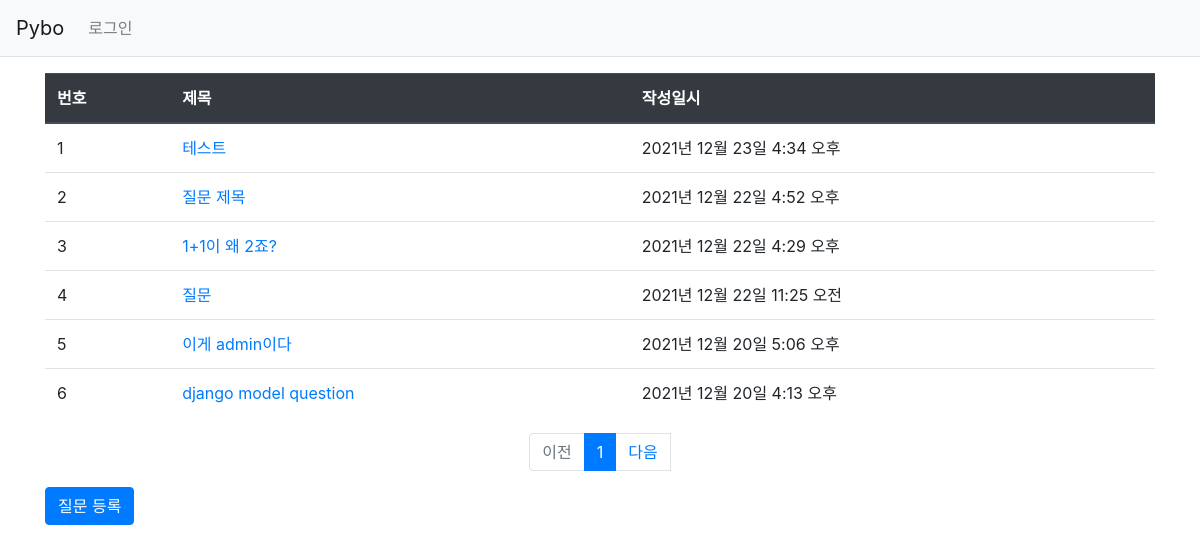
Page /pybo/ on the earlier database version.
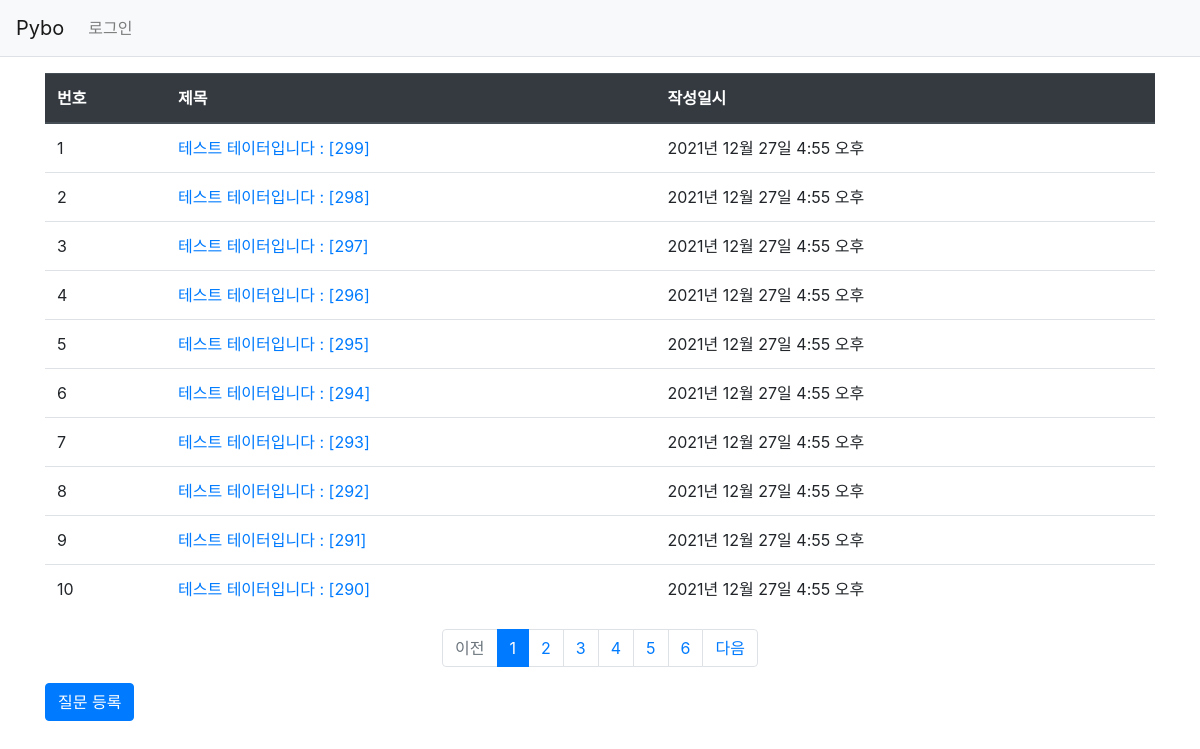
Same page on the later database version.
### pybo/models.py (models this page shows, shortened)
class Question(models.Model):
    subject = models.CharField(max_length=200) # 글자 수 제한하려면 charField
    content = models.TextField() # 글자수 제한 X
    create_date = models.DateTimeField() # 시간

### pybo/views.py (the view)
# urls.py: path('',views.index, name = 'index'),
def index(request):
    page = request.GET.get('page',1)  # 페이지 / GET방식으로 page를 파라미터로 가져올 때 사용, 파라미터 없이 들어올 때 dafault값을 1로 줌.
    question_list = Question.objects.order_by('-create_date') # -로 역순
    paginator = Paginator(question_list,10)  # 한 페이지당 개수
    page_obj = paginator.get_page(page)
    context = {'question_list':page_obj}
    return render(request,'pybo/question_list.html',context)

### templates/pybo/question_list.html
{% extends 'base.html' %}
{% block content %}
<div class="container my-3">
    <table class="table">
        <thead>
        <tr class="thead-dark">
            <th>번호</th>
            <th>제목</th>
            <th>작성일시</th>
        </tr>
        </thead>
        <tbody>
        {% if question_list %}
        {% for question in question_list %}
        <tr>
            <td>{{ forloop.counter }}</td>
            <td>
                <a href="{% url 'pybo:detail' question.id %}">
                    {{ question.subject }}
                </a>
            </td>
            <td>{{ question.create_date }}</td>
        </tr>
        {% endfor %}
        {% else %}
        <tr>
            <td colspan="3">질문이 없습니다.</td>
        </tr>
        {% endif %}
        </tbody>
    </table>
    <ul class="pagination justify-content-center">
        {% if question_list.has_previous %}
        <li class="page-item">
            <a class="page-link"
               href="?page={{ question_list.previous_page_number }}">
                이전
            </a>
        </li>
        {% else %}
        <li class="page-item disabled">
            <a class="page-link" tabindex="-1" aria-disabled="true" href="#">
                이전
            </a>
        </li>
        {% endif %}
        {% for page_number in question_list.paginator.page_range %}
        {% if page_number >= question_list.number|add:-5 and page_number <= question_list.number|add:5 %}
        {% if page_number == question_list.number %}
        <li class="page-item active" aria-current="page">
            <a class="page-link" href="?page={{ page_number }}">
                {{ page_number }}
            </a>
        </li>
        {% else %}
        <li class="page-item">
            <a class="page-link" href="?page={{ page_number }}">
                {{ page_number }}
            </a>
        </li>
        {% endif %}
        {% endif %}
        {% endfor %}
        {% if question_list.has_next %}
        <li class="page-item">
            <a class="page-link"
               href="?page={{ question_list.next_page_number }}">
                다음
            </a>
        </li>
        {% else %}
        <li class="page0item disabled">
            <a class="page-link" tabindex="-1" aria-disabled="true" href="#">
                다음
            </a>
        </li>
        {% endif %}
    </ul>
    <a href="{% url 'pybo:question_create' %}" class="btn btn-primary">
            질문 등록
        </a>
</div>
{% endblock %}

Differences in the rows shown:
no longer on this page (row unchanged): Question: subject "테스트", create_date "2021년 12월 23일 4:34 오후"
no longer on this page (row unchanged): Question: subject "질문 제목", create_date "2021년 12월 22일 4:52 오후"
no longer on this page (row unchanged): Question: subject "1+1이 왜 2죠?", create_date "2021년 12월 22일 4:29 오후"
no longer on this page (row unchanged): Question: subject "질문", create_date "2021년 12월 22일 11:25 오전"
no longer on this page (row unchanged): Question: subject "이게 admin이다", create_date "2021년 12월 20일 5:06 오후"
no longer on this page (row unchanged): Question: subject "django model question", create_date "2021년 12월 20일 4:13 오후"
added Question: subject "테스트 테이터입니다 : [299]", create_date "2021년 12월 27일 4:55 오후"
added Question: subject "테스트 테이터입니다 : [298]", create_date "2021년 12월 27일 4:55 오후"
added Question: subject "테스트 테이터입니다 : [297]", create_date "2021년 12월 27일 4:55 오후"
added Question: subject "테스트 테이터입니다 : [296]", create_date "2021년 12월 27일 4:55 오후"
added Question: subject "테스트 테이터입니다 : [295]", create_date "2021년 12월 27일 4:55 오후"
added Question: subject "테스트 테이터입니다 : [294]", create_date "2021년 12월 27일 4:55 오후"
added Question: subject "테스트 테이터입니다 : [293]", create_date "2021년 12월 27일 4:55 오후"
added Question: subject "테스트 테이터입니다 : [292]", create_date "2021년 12월 27일 4:55 오후"
added Question: subject "테스트 테이터입니다 : [291]", create_date "2021년 12월 27일 4:55 오후"
added Question: subject "테스트 테이터입니다 : [290]", create_date "2021년 12월 27일 4:55 오후"
Other differences:
new list line: "2"
new list line: "3"
new list line: "4"
new list line: "5"
new list line: "6"
